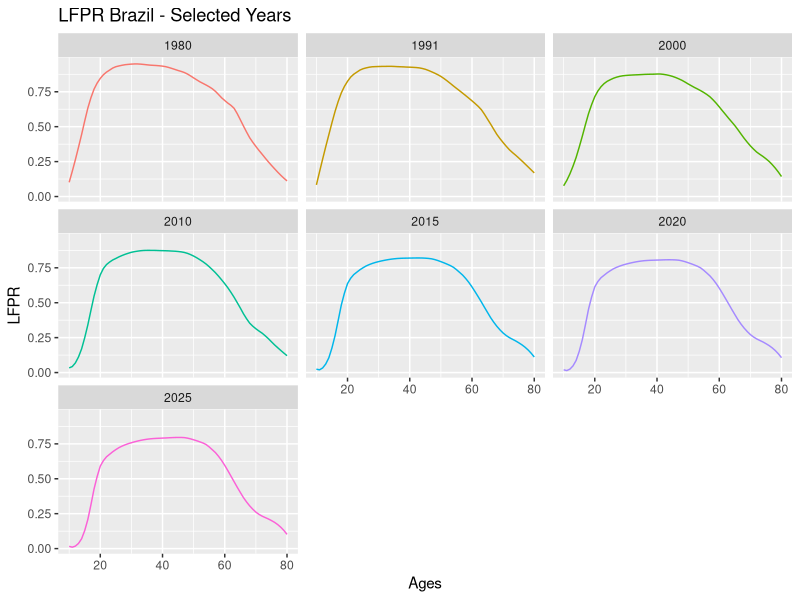
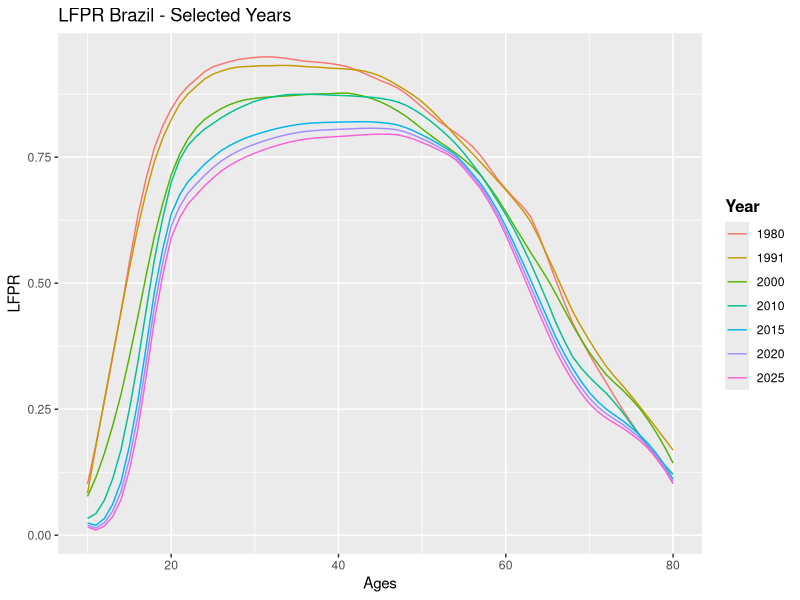
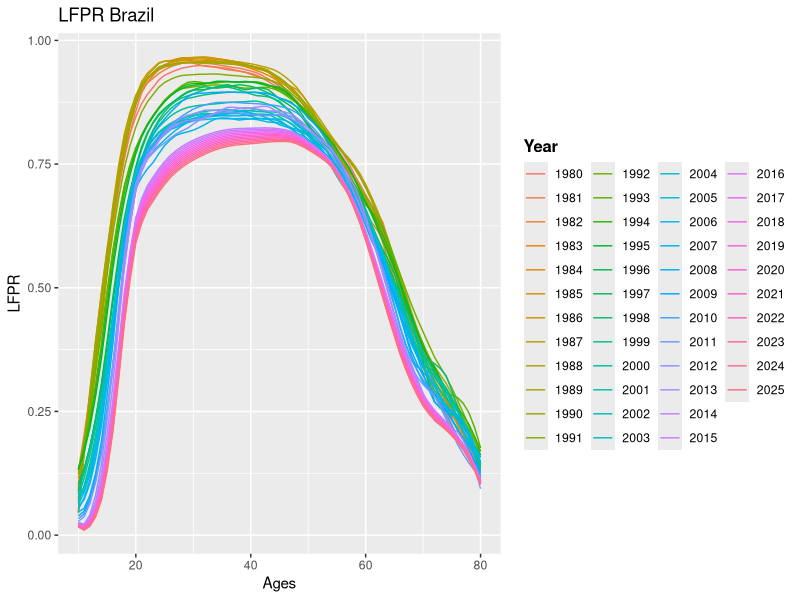
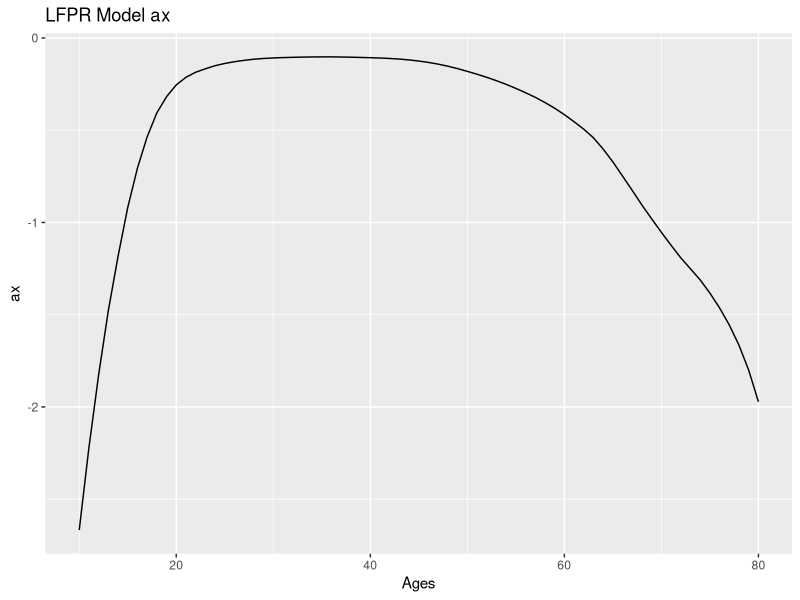
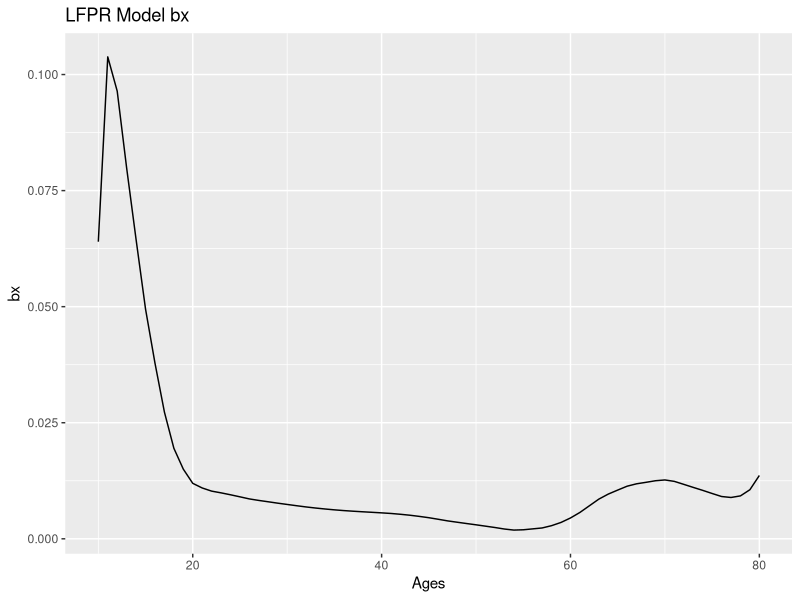
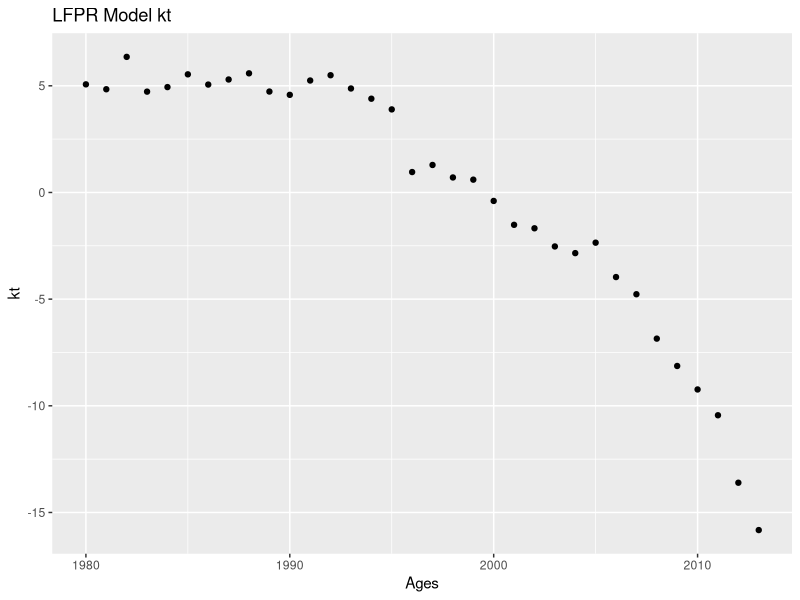

Write the R code that produced these figures, in order.
# Forecasting LFPR using the Lee-Carter Method
# Original R code by Bernardo Queiroz

# Function to estimate the parameters of the model
leecarter <- function(lfpr){
	log.lfpr <- log(lfpr)
	ax <- apply(log.lfpr, 2, mean)
	swept.lfpr <- sweep(log.lfpr, 2, ax)
	svd.lfpr <- svd(swept.lfpr)
	bx <- svd.lfpr$v[ , 1]/sum(svd.lfpr$v[ , 1])
	kt <- svd.lfpr$d[1]*svd.lfpr$u[ , 1]*sum(svd.lfpr$v[ , 1])
	result <- list(ax = ax, bx = bx, kt = kt)
	return(result)
}

# Importing file and making sure it is the required format ages x years, the file is called interpolated_rates
# setwd("~/Documents/Monografia/Labor Rates/")
# The Interpolated rates for the Years 1980, 1991, 1994, 2000, and 2010 were done in Excel
# The file interpolated_rates.csv is a file with LFPR for all years.
# Years are columns and Ages are Rows
# I believe it can be easily done with R, feel free to try.
# interpolated_files.csv can be downloaded at:
# https://github.com/mattlobo/Scripts_Thesis/blob/master/Files/interpolated_rates.csv
data <- read.csv("interpolated_rates.csv", header = F)
data <- data[ , -1]
years <- seq(1980, 2013)
f.years <- seq(2014, 2025)
ages <- seq(10, 80)

# Only transpose if the data is in the format years x ages
lfpr <- t(data)

# Fitting the Lee-Carter model
model <- leecarter(lfpr)

# Data Frame with the parameters
parameters <- data.frame(model$ax, model$bx)
kt <- model$kt

# Preparing kt for forecasting
kt.diff <- diff(kt)
summary.kt <- summary(lm(kt.diff ~ 1))
kt.drift <- summary.kt$coefficients[1,1]
sec <- summary.kt$coefficients[1,2]
see <- summary.kt$sigma

# Actually forecasting kt
h <- seq(0, 11)
kt.stderr <- ( (h*see^2) + (h*sec)^2 )^.5
kt.forecast <- tail(kt, 1) + (h * kt.drift)
kt.lo.forecast <- kt.forecast - (1.96*kt.stderr)
kt.hi.forecast <- kt.forecast + (1.96*kt.stderr)

f.lfpr <- matrix(nrow = length(kt.forecast), ncol = length(ages))
for (i in 1:length(kt.forecast)){
	f.lfpr[i, ] <- exp((model$bx * kt.forecast[i]) + model$ax)
}

f.lfpr <- t(f.lfpr)
f.lfpr <- as.data.frame(f.lfpr)

# write.csv(f.lfpr, "forecast_rates.csv")

# Preparing Plot
library(reshape2)
library(ggplot2)

colnames(data) <- years
colnames(f.lfpr) <- f.years

row.names(data) <- ages
row.names(f.lfpr) <- ages

m.data <- melt(data, value.name = "LFPR", variable.name = "Year")
mf.lfpr <- melt(f.lfpr, value.name = "LFPR", variable.name = "Year")

plot.data <- rbind(m.data, mf.lfpr)
plot.data$age <- rep(seq(10, 80), each = 1, times = 46)

plot.data.select <- subset(plot.data, Year %in% c(1980, 1991, 2000, 2010, 2015, 2020, 2025))

qplot(data = plot.data.select, x = age, y = LFPR, colour = factor(Year), geom = "line", 
  main = "LFPR Brazil - Selected Years", xlab = "Ages") + facet_wrap(~Year) + theme(legend.position = "none")

qplot(data = plot.data.select, x = age, y = LFPR, colour = factor(Year), geom = "line", 
  main = "LFPR Brazil - Selected Years", xlab = "Ages") + theme(legend.title = element_text(size = 12, face = "bold")) +
  scale_color_discrete(name = "Year")

qplot(data = plot.data, x = age, y = LFPR, colour = factor(Year), geom = "line", 
  main = "LFPR Brazil", xlab = "Ages") + guides(col = guide_legend(ncol = 4)) + 
  theme(legend.title = element_text(size = 12, face = "bold")) +
  scale_color_discrete(name = "Year")

parameters$age <- seq(10, 80)
qplot(data = parameters, x = age, y = model.ax, geom = "line", main = "LFPR Model ax", ylab = "ax", xlab = "Ages")

qplot(data = parameters, x = age, y = model.bx, geom = "line", main = "LFPR Model bx", ylab = "bx", xlab = "Ages")

plot.kt <- kt
plot.kt <- as.data.frame(plot.kt)
plot.kt$years <- seq(1980, 2013)
qplot(data = plot.kt, x = years, y = kt, main = "LFPR Model kt", ylsb = "kt", xlab = "Ages")
